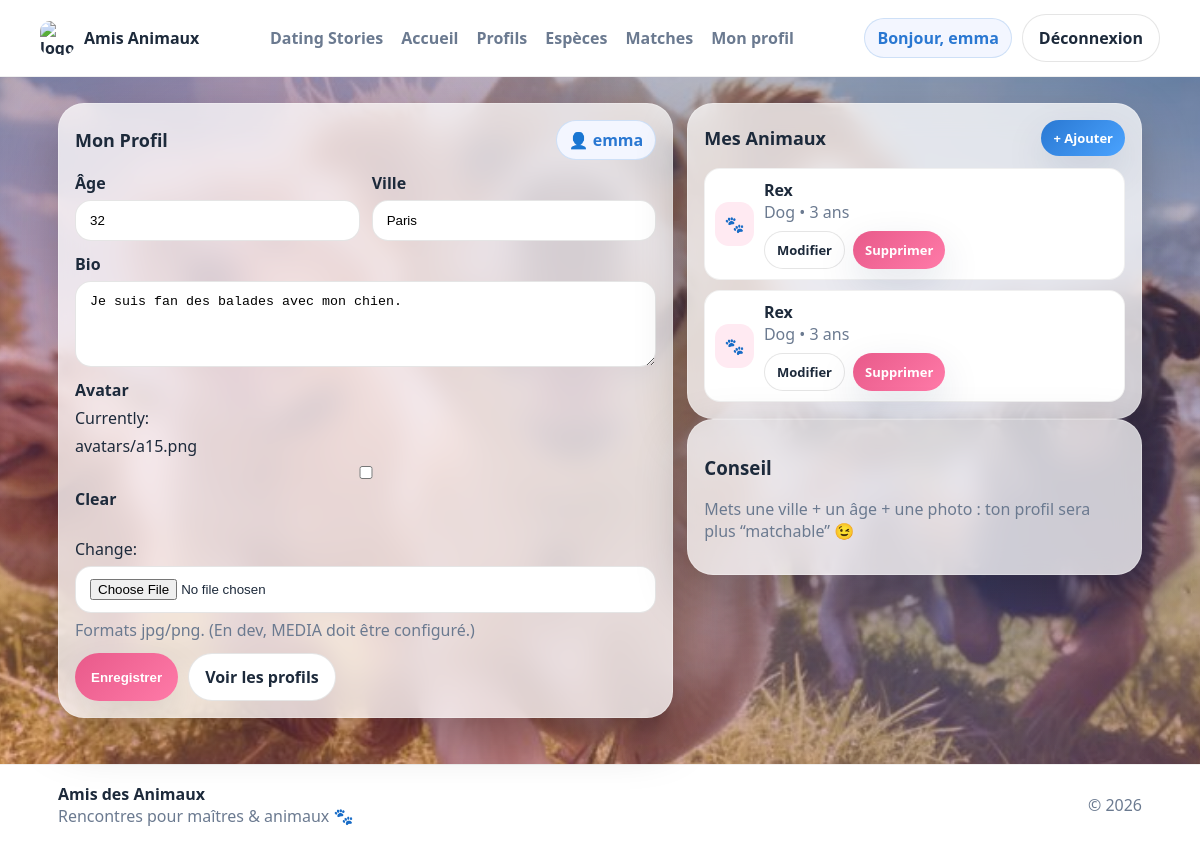
/me/ (signed in), run on the app's committed database.
### apps/users/models.py (models this page shows, shortened)
class Profile(models.Model):
    user = models.OneToOneField(
        settings.AUTH_USER_MODEL,
        on_delete=models.CASCADE,
        related_name="profile"
    )
    bio = models.TextField(blank=True)
    avatar = models.ImageField(upload_to="avatars/", blank=True, null=True)
    location = models.CharField(max_length=120, blank=True)
    age = models.PositiveIntegerField(null=True, blank=True)
    created_at = models.DateTimeField(auto_now_add=True)
    updated_at = models.DateTimeField(auto_now=True)

### apps/animals/models.py (models this page shows, shortened)
class Animal(models.Model):
    owner = models.ForeignKey(
        settings.AUTH_USER_MODEL,
        on_delete=models.CASCADE,
        related_name="animals"
    )
    name = models.CharField(max_length=100)
    species = models.CharField(max_length=50)
    age = models.PositiveIntegerField()
    created_at = models.DateTimeField(auto_now_add=True)

### apps/core/views.py (the view)
# urls.py: path("me/", me_profile, name="me_profile"),
@login_required
def me_profile(request):
    profile = request.user.profile  # grâce au signal
    if request.method == "POST":
        form = ProfileForm(request.POST, request.FILES, instance=profile)
        if form.is_valid():
            form.save()
            messages.success(request, "Profil mis à jour ✅")
            return redirect("me_profile")
        messages.error(request, "Corrige les erreurs du formulaire.")
    else:
        form = ProfileForm(instance=profile)
    animals = Animal.objects.filter(owner=request.user).order_by("-created_at")
    return render(
        request,
        "core/me_profile.html",
        {"form": form, "animals": animals},
    )

### apps/core/forms.py
class ProfileForm(forms.ModelForm):
    class Meta:
        model = Profile
        fields = ("age", "location", "bio", "avatar")
        widgets = {
            "age": forms.NumberInput(attrs={"placeholder": "ex: 29"}),
            "location": forms.TextInput(attrs={"placeholder": "ex: Paris"}),
            "bio": forms.Textarea(attrs={"rows": 4, "placeholder": "Parle un peu de toi…"}),
        }

### apps/core/context_processors.py (called while the page is built)
def matches_badge(request):
    if request.user.is_authenticated:
        count = Match.objects.filter(
            receiver=request.user,
            status="pending"
        ).count()
        return {"matches_badge_count": count}
    return {"matches_badge_count": 0}

### templates/core/me_profile.html (shortened to what this page needs)
{% extends "base.html" %}
{% block content %}
<section class="section">
  <div class="container">
    <div class="me">
      <div class="me__left">
        <div class="panel">
          <div class="panel__head">
            <h2>Mon Profil</h2>
            <span class="pill">👤 {{ request.user.username }}</span>
          </div>
          <form method="POST" enctype="multipart/form-data" class="form">
            <div class="form__grid">
              <div class="field">
                <label>Âge</label>
                {{ form.age }}
              </div>
              <div class="field">
                <label>Ville</label>
                {{ form.location }}
              </div>
              <div class="field field--full">
                <label>Bio</label>
                {{ form.bio }}
              </div>
              <div class="field field--full">
                <label>Avatar</label>
                {{ form.avatar }}
                <div class="muted tiny">Formats jpg/png. (En dev, MEDIA doit être configuré.)</div>
              </div>
            </div>
            <div class="form__actions">
              <button class="btn btn--pink" type="submit">Enregistrer</button>
              <a class="btn btn--ghost" href="/profiles/">Voir les profils</a>
            </div>
          </form>
        </div>
      </div>
      <div class="me__right">
        <div class="panel">
          <div class="panel__head">
            <h2>Mes Animaux</h2>
            <a class="btn btn--blue btn--sm" href="{% url 'me_animal_add' %}">+ Ajouter</a>
          </div>
          {% if animals %}
            <div class="pets">
              {% for a in animals %}
                <div class="pet">
                  <div class="pet__img">🐾</div>
                  <div style="width:100%;">
                    <div class="pet__name">{{ a.name }}</div>
                    <div class="muted">{{ a.species }} • {{ a.age }} ans</div>
                    <div class="pet__actions">
                      <a class="btn btn--ghost btn--sm"
                         href="{% url 'me_animal_edit' a.id %}">
                        Modifier
                      </a>
                      <a class="btn btn--pink btn--sm"
                         href="{% url 'me_animal_delete' a.id %}">
                        Supprimer
                      </a>
                    </div>
                  </div>
                </div>
              {% endfor %}
            </div>
          {% else %}
            <div class="empty">
              <h3>Aucun animal</h3>
              <p class="muted">Ajoute ton compagnon pour apparaître dans le feed.</p>
              <a class="btn btn--blue" href="{% url 'me_animal_add' %}">Ajouter un animal</a>
            </div>
          {% endif %}
        </div>
        <div class="panel panel--soft">
          <h3>Conseil</h3>
          <p class="muted">
            Mets une ville + un âge + une photo : ton profil sera plus “matchable” 😉
          </p>
        </div>
      </div>
    </div>
  </div>
</section>
{% endblock %}

### templates/base.html (shortened to what this page needs)
{% load static %}
<!doctype html>
<html lang="fr">
<head>
  <link rel="stylesheet" href="{% static 'css/site.css' %}">
</head>
<body class="site">
<header class="topbar">
  <div class="container topbar__inner">
    <a class="brand" href="/">
      <img class="brand__logo" src="{% static 'img/logo.png' %}" alt="logo">
      <span class="brand__name">Amis Animaux</span>
    </a>
    <nav class="menu">
      <a href="#stories">Dating Stories</a>
      <a href="/">Accueil</a>
      <a href="/profiles/">Profils</a>
      <a href="#species">Espèces</a>
      <a href="{% url 'matches_page' %}" class="nav-link">
        Matches
      </a>
      <a href="{% url 'me_profile' %}">Mon profil</a>
    </nav>
    <div class="topbar__actions">
      {% if request.user.is_authenticated %}
        <span class="pill">Bonjour, {{ request.user.username }}</span>
        <a class="btn btn--ghost" href="{% url 'logout' %}">Déconnexion</a>
      {% else %}
        <a class="btn btn--ghost" href="{% url 'login' %}">Connexion</a>
        <a class="btn btn--pink" href="/register/">Inscription</a>
      {% endif %}
    </div>
  </div>
</header>
<main class="site-main">
  {% block content %}{% endblock %}
</main>
<footer class="footer">
  <div class="container footer__inner">
    <div>
      <b>Amis des Animaux</b>
      <div class="muted">Rencontres pour maîtres & animaux 🐾</div>
    </div>
    <div class="muted">© {% now "Y" %}</div>
  </div>
</footer>
</body>
</html>

### static/css/site.css (style rules this page uses)
:root { --bg:#eaf4ff; --card:#ffffff; --text:#1d2a3b; --muted:#6b7a90; --pink:#e85a8a; --blue:#2a78d2; --orange:#f59e0b; --shadow: 0 16px 40px rgba(20,40,80,.12); --radius: 18px; }
* { box-sizing:border-box }
body { margin:0; font-family: system-ui, -apple-system, Segoe UI, Roboto, Arial; color:var(--text); background: linear-gradient(180deg, #d9f0ff 0%, #eaf4ff 60%, #e7f6ff 100%); }
a { text-decoration:none;color:inherit }
.container { max-width:1120px;margin:0 auto;padding:0 18px }
.topbar { background:#fff; border-bottom:1px solid rgba(0,0,0,.06); position:sticky; top:0; z-index:10; }
.topbar__inner { display:flex;align-items:center;justify-content:space-between;padding:14px 0;gap:14px }
.brand { display:flex;align-items:center;gap:10px;font-weight:800 }
.brand__logo { width:34px;height:34px;border-radius:10px }
.menu { display:flex;gap:18px }
.menu a { color:var(--muted);font-weight:700 }
.topbar__actions { display:flex;gap:10px;align-items:center }
.pill { padding:8px 12px;border-radius:999px;background:#f3f6ff;border:1px solid rgba(42,120,210,.18);color:var(--blue);font-weight:800 }
.btn { border:none; padding:12px 16px; border-radius:999px; font-weight:900; box-shadow: var(--shadow); display:inline-flex;align-items:center;justify-content:center; cursor:pointer; }
.btn--pink { background: linear-gradient(135deg, var(--pink), #ff7aa8); color:#fff; }
.btn--blue { background: linear-gradient(135deg, var(--blue), #4aa3ff); color:#fff; }
.btn--ghost { background:#fff;border:1px solid rgba(0,0,0,.10);box-shadow:none;color:var(--text) }
.btn--sm { padding:9px 12px;font-size:13px }
.section { padding:26px 0 46px }
.muted { color:var(--muted) }
.footer { background:#fff;border-top:1px solid rgba(0,0,0,.06);padding:18px 0 }
.footer__inner { display:flex;justify-content:space-between;gap:12px;align-items:center }
.pets { display:grid;grid-template-columns:1fr;gap:10px }
.pet { display:flex;gap:10px;align-items:center;padding:10px;border-radius:16px;background:#fff;border:1px solid rgba(0,0,0,.06) }
.pet__img { width:44px;height:44px;border-radius:14px;background:#ffeaf2;display:flex;align-items:center;justify-content:center }
.pet__name { font-weight:900 }
.me { display:grid; grid-template-columns: 1.15fr .85fr; gap:14px; align-items:start; }
.panel { background:#fff; border:1px solid rgba(0,0,0,.06); border-radius:26px; box-shadow: var(--shadow); padding:16px; }
.panel--soft { background:linear-gradient(180deg,#fff,#fff7fb) }
.panel__head { display:flex; justify-content:space-between; align-items:center; gap:10px; margin-bottom:12px; }
.panel__head h2 { margin:0;font-size:18px }
.form { display:grid;gap:12px }
.form__grid { display:grid; grid-template-columns: 1fr 1fr; gap:12px; }
.field { display:grid;gap:6px }
.field--full { grid-column:1 / -1 }
.field label { font-weight:900 }
.form input, .form textarea { padding:12px 14px; border-radius:16px; border:1px solid rgba(0,0,0,.10); outline:none; background:#fff; }
.form__actions { display:flex;gap:10px;flex-wrap:wrap }
.pet__actions { margin-top:8px; display:flex; gap:8px; flex-wrap:wrap; }
.nav-link { position: relative; font-weight: 800; }
body { min-height: 100vh; background: linear-gradient( rgba(20,40,80,0.35), rgba(232,90,138,0.35) ), url("../img/i3.jpg"); background-size: cover; background-position: center; background-attachment: fixed; }
.panel, .card, .auth__card, .chat__left, .chat__right, .match__card { background: rgba(255,255,255,0.75); backdrop-filter: blur(14px); border: 1px solid rgba(255,255,255,0.25); box-shadow: 0 20px 50px rgba(0,0,0,0.25); }
body::before { content: ""; position: fixed; inset: 0; background: radial-gradient(circle at 20% 30%, rgba(232,90,138,0.3), transparent 40%), radial-gradient(circle at 80% 70%, rgba(42,120,210,0.3), transparent 40%); pointer-events: none; z-index: -1; }
html, body { height: 100%; }
body { margin: 0; }
body.site { min-height: 100vh; display: flex; flex-direction: column; }
.site-main { flex: 1 0 auto; }
.footer { flex-shrink: 0; }

### data on the page
Profile: age "32", location "Paris", bio "Je suis fan des balades avec mon chien."
Animal: name "Rex", species "Dog", age "3"
Animal: name "Rex", species "Dog", age "3"

### other printed values
{{ request.user.username }} "emma"
